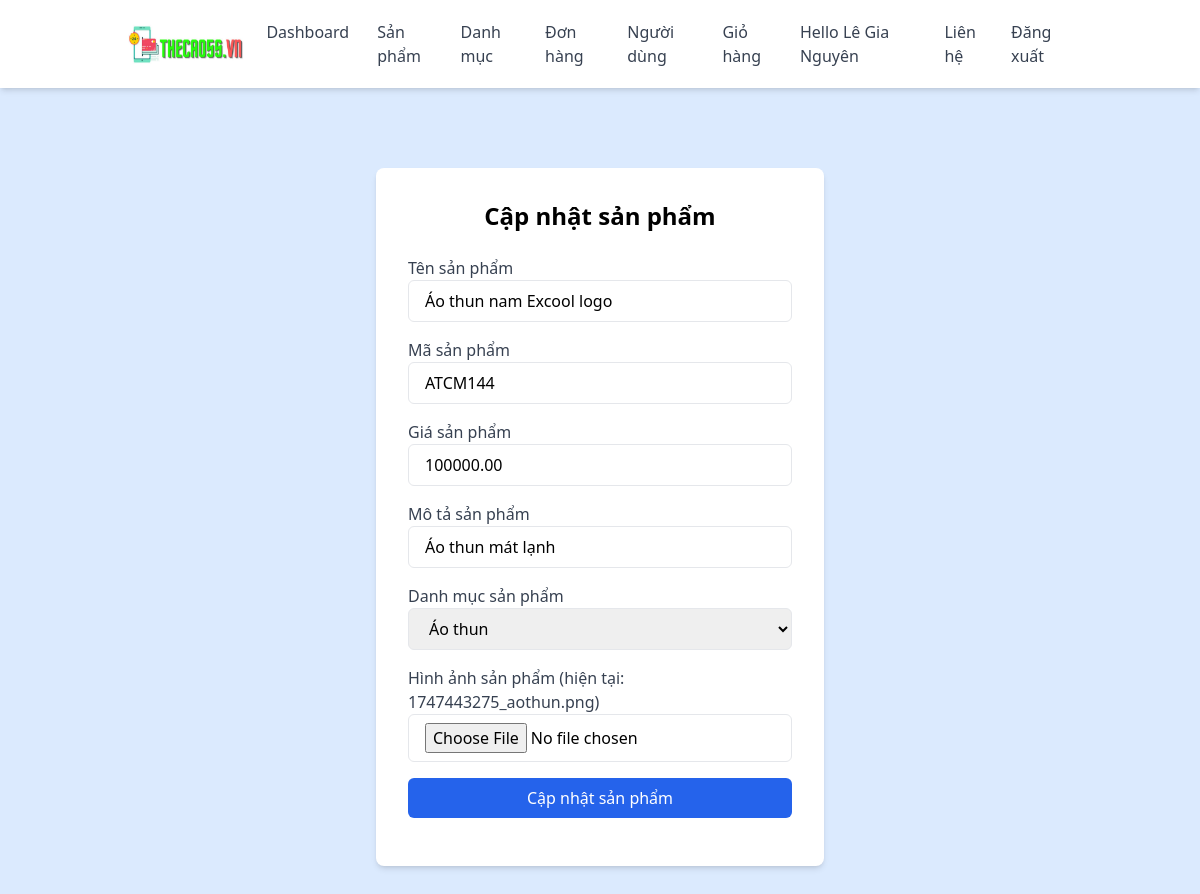
/products/update.php?product_code=ATCM144 (signed in), run on the app's committed database.
### tables this page shows
CREATE TABLE `products` (
  `id` int NOT NULL,
  `product_code` varchar(50) NOT NULL,
  `product_name` varchar(100) NOT NULL,
  `product_image` varchar(255) DEFAULT NULL,
  `product_price` decimal(10,2) NOT NULL,
  `product_description` text,
  `categories_code` varchar(50) NOT NULL,
  `created_at` datetime DEFAULT CURRENT_TIMESTAMP,
  `updated_at` datetime DEFAULT NULL ON UPDATE CURRENT_TIMESTAMP
);

CREATE TABLE `categories` (
  `id` int NOT NULL,
  `categories_code` varchar(50) NOT NULL,
  `categories_name` varchar(100) NOT NULL,
  `categories_description` text,
  `created_at` datetime DEFAULT CURRENT_TIMESTAMP,
  `updated_at` datetime DEFAULT NULL ON UPDATE CURRENT_TIMESTAMP
);

### products/update.php (the view, shortened to what this page needs)
<?php
include '../config/database.php';
$product_code = $_GET['product_code'];
$sql = "SELECT * FROM products WHERE product_code = '$product_code'";
$result = $conn->query($sql);
$product_data = $result->fetch_assoc();
$old_image = $product_data['product_image'];
$categories = [];
$sqlCat = "SELECT categories_code, categories_name FROM categories";
if ($resCat = $conn->query($sqlCat)) {
    while ($row = $resCat->fetch_assoc()) {
        $categories[] = $row;
    }
} else {
    echo "🔴 Lỗi khi lấy danh mục: " . $conn->error;
}
$product_code = $product_data['product_code'];
$product_name = $product_data['product_name'];
$product_price = $product_data['product_price'];
$product_description = $product_data['product_description'];
$categories_code = $product_data['categories_code'];
?>
<?php
    include '../includes/header.php';
?>
<!DOCTYPE html>
<html lang="vi">
<head>
    <script src="https://cdn.tailwindcss.com"></script>
</head>
<body class="bg-blue-100">
    <main class="flex flex-col items-center justify-start min-h-screen text-center px-6 mt-20">
        <div class="bg-white p-8 rounded-lg shadow-md w-full max-w-md">
            <h2 class="text-2xl font-bold mb-6">Cập nhật sản phẩm</h2>
            <form action="" method="POST" enctype="multipart/form-data">
                <div class="mb-4 text-left">
                    <label class="block text-gray-700">Tên sản phẩm</label>
                    <input type="text" name="product_name" placeholder="Nhập tên sản phẩm"
                        value="<?php echo $product_name ?>"
                        class="w-full px-4 py-2 border rounded-md focus:outline-none focus:ring-2 focus:ring-blue-500">
                </div>
                <div class="mb-4 text-left">
                    <label class="block text-gray-700">Mã sản phẩm</label>
                    <input type="text" name="product_code" placeholder="Nhập mã sản phẩm"
                        value="<?php echo $product_code ?>"
                        class="w-full px-4 py-2 border rounded-md focus:outline-none focus:ring-2 focus:ring-blue-500">
                </div>
                <div class="mb-4 text-left">
                    <label class="block text-gray-700">Giá sản phẩm</label>
                    <input type="text" name="product_price" placeholder="Nhập giá sản phẩm"
                        value="<?php echo $product_price ?>"
                        class="w-full px-4 py-2 border rounded-md focus:outline-none focus:ring-2 focus:ring-blue-500">
                </div>
                <div class="mb-4 text-left">
                    <label class="block text-gray-700">Mô tả sản phẩm</label>
                    <input type="text" name="product_description" placeholder="Nhập mô tả sản phẩm"
                        value="<?php echo $product_description ?>"
                        class="w-full px-4 py-2 border rounded-md focus:outline-none focus:ring-2 focus:ring-blue-500">
                </div>
                <div class="mb-4 text-left">
                    <label class="block text-gray-700">Danh mục sản phẩm</label>
                    <select name="categories_code"
                        class="w-full px-4 py-2 border rounded-md focus:outline-none focus:ring-2 focus:ring-blue-500">
                        <?php foreach ($categories as $cat): ?>
                            <option value="<?php echo $cat['categories_code']; ?>"
                                <?php if ($categories_code === $cat['categories_code']) echo 'selected'; ?>>
                                <?php echo $cat['categories_name']; ?>
                            </option>
                        <?php endforeach; ?>
                    </select>
                </div>
                <div class="mb-4 text-left">
                    <label class="block text-gray-700">Hình ảnh sản phẩm (hiện tại: <?php echo htmlspecialchars($old_image); ?>)</label>
                    <input type="file" name="product_image"
                        class="w-full px-4 py-2 border rounded-md focus:outline-none focus:ring-2 focus:ring-blue-500">
                </div>
                <button type="submit"
                    class="w-full bg-blue-600 text-white py-2 rounded-md hover:bg-blue-700">
                    Cập nhật sản phẩm
                </button>
            </form>
        </div>
    </main>
</body>
</html>

### data on the page
products: product_name "Áo thun nam Excool logo", product_code "ATCM144", product_price "100000.00", product_description "Áo thun mát lạnh", categories_code "Áo thun", product_image "1747443275_aothun.png"

### other printed values
$_COOKIE['fullname'] "Lê Gia Nguyên"
